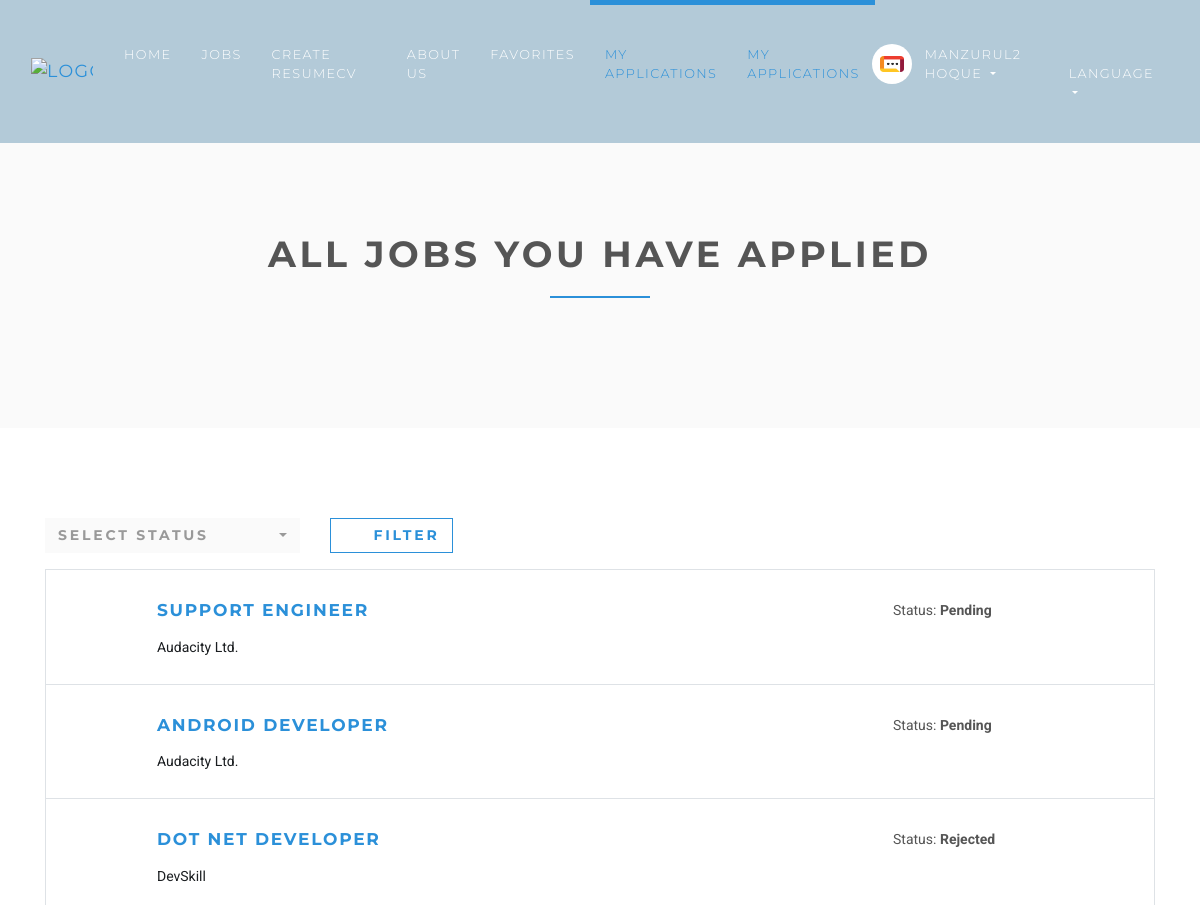
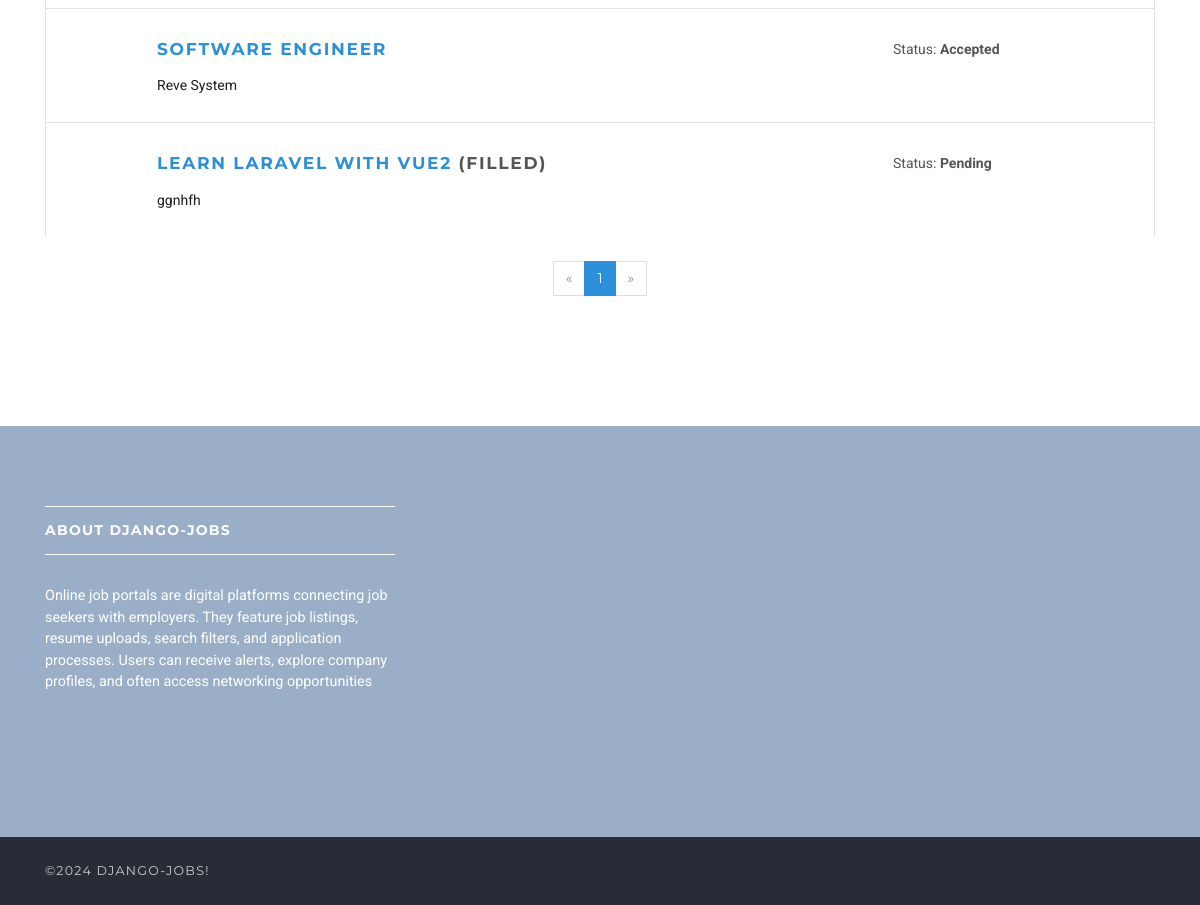
/en/employee/my-applications (signed in), run on the app's committed database (2 pictures, top to bottom).
### accounts/models.py (models this page shows, shortened)
class User(AbstractUser):
    username = None
    role = models.CharField(max_length=12, error_messages={"required": "Role must be provided"})
    gender = models.CharField(max_length=10, blank=True, null=True, default="")
    email = models.EmailField(
        unique=True, blank=False, error_messages={"unique": "A user with that email already exists."}
    )
    USERNAME_FIELD = "email"
    REQUIRED_FIELDS = []
    objects = UserManager()

### jobsapp/models.py (models this page shows, shortened)
class Applicant(models.Model):
    user = models.ForeignKey(User, on_delete=models.CASCADE)
    job = models.ForeignKey('jobsapp.Job', on_delete=models.CASCADE, related_name="applicants")
    created_at = models.DateTimeField(default=timezone.now)
    comment = models.TextField(blank=True, null=True)
    status = models.SmallIntegerField(default=1)
    class Meta:
        ordering = ["id"]
        unique_together = ["user", "job"]
    @property
    def get_status(self):
        if self.status == 1:
            return "Pending"
        elif self.status == 2:
            return "Accepted"
        else:
            return "Rejected"

class Job(models.Model):
    user = models.ForeignKey(User, on_delete=models.CASCADE)
    title = models.CharField(max_length=300)
    description = models.TextField()
    location = models.CharField(max_length=150)
    type = models.CharField(choices=JOB_TYPE, max_length=10)
    category = models.CharField(max_length=100)
    last_date = models.DateTimeField()
    company_name = models.CharField(max_length=100)
    company_description = models.CharField(max_length=300)
    website = models.CharField(max_length=100, default="")
    created_at = models.DateTimeField(default=timezone.now)
    filled = models.BooleanField(default=False)
    salary = models.IntegerField(default=0, blank=True)
    tags = models.ManyToManyField(Tag)
    vacancy = models.IntegerField(default=1)
    objects = JobManager()
    class Meta:
        ordering = ["id"]

### jobsapp/views/employee.py (the view)
# urls.py: path("my-applications", EmployeeMyJobsListView.as_view(), name="employee-my-applications"),
@method_decorator(login_required(login_url=reverse_lazy("accounts:login")), name="dispatch")
@method_decorator(user_is_employee, name="dispatch")
class EmployeeMyJobsListView(ListView):
    model = Applicant
    template_name = "jobs/employee/my-applications.html"
    context_object_name = "applicants"
    paginate_by = 6
    def get_queryset(self):
        self.queryset = (
            self.model.objects.select_related("job").filter(user_id=self.request.user.id).order_by("-created_at")
        )
        if (
            "status" in self.request.GET
            and len(self.request.GET.get("status")) > 0
            and int(self.request.GET.get("status")) > 0
        ):
            self.queryset = self.queryset.filter(status=int(self.request.GET.get("status")))
        return self.queryset

### templates/jobs/employee/my-applications.html (shortened to what this page needs)
{% extends 'base.html' %}
{% load static %}
{% load is_favorited %}
{% load url_replace %}
{% block styles %}
    <link href="https://cdnjs.cloudflare.com/ajax/libs/select2/4.0.3/css/select2.min.css" rel="stylesheet"/>
    <link href="https://cdnjs.cloudflare.com/ajax/libs/select2-bootstrap-theme/0.1.0-beta.10/select2-bootstrap.min.css"
          rel="stylesheet"/>
    <link rel="stylesheet" href="{% static 'vendor/bootstrap-select/css/bootstrap-select.min.css' %}">
{% endblock %}
{% block content %}
    <section class="bg-light-gray">
        <div class="container">
            <div class="row">
                <div class="col-lg-8 mx-auto">
                    <h1 class="heading">All jobs you have applied</h1>
                </div>
            </div>
        </div>
    </section>
    <section style="margin-top: 0 !important;">
        <div class="container">
            <form id="job-main-form" method="get" action="" class="job-main-form">
                <div class="controls">
                    <div class="row align-items-center">
                        <div class="col-3">
                            <div class="form-group">
                                <select id="status" name="status" class="form-control select2">
                                    <option value="" selected>Select status</option>
                                </select>
                            </div>
                        </div>
                        <div class="col-6">
                            <div class="form-group">
                                <button type="submit" class="btn btn-outline-white-primary"><i class="fa fa-magic"></i>
                                    Filter
                                </button>
                            </div>
                        </div>
                    </div>
                </div>
            </form>
            {% for applicant in applicants %}
                <div class="job-listing">
                    <div class="row">
                        <div class="col-md-12 col-lg-6">
                            <div class="row">
                                <div class="col-2">
                                </div>
                                <div class="col-10">
                                    <h4 class="job__title">
                                        <a href="{% url 'jobs:jobs-detail' applicant.job.id %}">{{ applicant.job.title }}</a>
                                        {% if applicant.job.filled %}
                                            (Filled)
                                        {% endif %}
                                    </h4>
                                    <p class="job__company">
                                        <a href="#" style="color: #1b1e21">{{ applicant.job.company_name }}</a>
                                    </p>
                                </div>
                            </div>
                        </div>
                        <div class="col-10 col-md-3 col-lg-3 ml-auto">
                            <p>Status: <b>{{ applicant.get_status }}</b></p>
                        </div>
                    </div>
                </div>
            {% endfor %}
            <div class="row">
                <div class="col-md-12">
                    <nav aria-label="Page navigation example" class="d-flex justify-content-center mt-4 mb-4">
                        <ul class="pagination">
                            {% if page_obj.has_previous %}
                                <li class="page-item">
                                    <a href="?page={{ page_obj.previous_page_number }}"
                                       class="page-link">&laquo;</a>
                                </li>
                            {% else %}
                                <li class="page-item disabled">
                                    <a class="page-link">&laquo;</a>
                                </li>
                            {% endif %}
                            {% for i in page_obj.paginator.page_range %}
                                {% if page_obj.number == i %}
                                    <li class="page-item active">
                                        <a class="page-link">{{ i }}</a>
                                    </li>
                                {% else %}
                                    <li class="page-item">
                                        <a href="?{% url_replace 'page' i %}" class="page-link">{{ i }}</a>
                                    </li>
                                {% endif %}
                            {% endfor %}
                            {% if page_obj.has_next %}
                                <li class="page-item">
                                    <a href="?{% url_replace 'page' page_obj.next_page_number %}"
                                       class="page-link">&raquo;</a>
                                </li>
                            {% else %}
                                <li class="page-item disabled">
                                    <a class="page-link">&raquo;</a>
                                </li>
                            {% endif %}
                        </ul>
                    </nav>
                </div>
            </div>
        </div>
    </section>
{% endblock %}

### templates/base.html (shortened to what this page needs)
{% load static %}
{% load static i18n %}
{% get_current_language as LANGUAGE_CODE %}
<!DOCTYPE html>
<html lang="{{ LANGUAGE_CODE }}">
<head>
    <link rel="stylesheet"
          href="{% static 'vendor/bootstrap/css/bootstrap.min.css' %}">
    <link rel="stylesheet"
          href="{% static 'vendor/font-awesome/css/font-awesome.min.css' %}">
    <link rel="stylesheet" href="{% static 'vendor/owl.carousel/assets/owl.carousel.css' %}">
    <link rel="stylesheet" href="{% static 'vendor/owl.carousel/assets/owl.theme.default.css' %}">
    <link rel="stylesheet" href="{% static 'css/style.default.css' %}" id="theme-stylesheet">
    <link rel="stylesheet" href="{% static 'css/custom.css' %}">
    <link rel="stylesheet" href="https://cdnjs.cloudflare.com/ajax/libs/toastr.js/latest/toastr.min.css"/>
    {% block styles %}{% endblock %}
</head>
<body>
<header class="header">
    <nav class="navbar navbar-expand-lg">
        <div class="container-fluid">
            <a href="{% url 'jobs:home' %}" class="navbar-brand">
                <img src="https://www.shutterstock.com/image-vector/quick-job-logo-template-design-260nw-1999044518.jpg" alt="logo" class="d-none d-lg-block">
            </a>
            <div id="navbarSupportedContent" class="collapse navbar-collapse">
                {% with request.resolver_match.url_name as url_name %}
                    <ul class="navbar-nav ml-auto">
                        <li class="nav-item {% if url_name == 'home' %}active{% endif %}">
                            <a href="{% url 'jobs:home' %}" class="nav-link">Home <span class="sr-only">(current)</span></a>
                        </li>
                        <li class="nav-item {% if url_name == 'jobs' %}active{% endif %}">
                            <a href="{% url 'jobs:jobs' %}" class="nav-link">Jobs</a>
                        </li>
                        <li class="nav-item {% if url_name == 'templates' %}active{% endif %}">
                            <a href="{% url 'resume_cv:templates' %}" class="nav-link">Create ResumeCV</a>
                        </li>
                        <li class="nav-item">
                           <a href="/{{ LANGUAGE_CODE }}/about-us/" class="nav-link">About Us</a>
                        </li>
                        {% if request.user.is_authenticated and request.user.role == 'employer' %}
                            <li class="nav-item dropdown">
                                <a id="clientZone" href="#" data-toggle="dropdown"
                                   aria-haspopup="true" aria-expanded="false"
                                   class="nav-link dropdown-toggle has-img mb-3 mb-lg-0 mt-3 mt-lg-0">
                                    <div class="client-menu-image">
                                        <div class="inner">
                                            <img src="https://encrypted-tbn0.gstatic.com/images?q=tbn:ANd9GcTwhqZsr5q4Dz-ecvcVg_9WzU0VsmEw6l6pYYaq9RdWKw&s"
                                                 alt="company image"
                                                 class="img-fluid">
                                        </div>
                                    </div>
                                    {% if request.user.role == 'employee' %}
                                        {{ request.user.first_name }} {{ request.user.last_name }}
                                    {% else %}
                                        {{ request.user.first_name }}
                                    {% endif %}
                                </a>
                                <div aria-labelledby="clientZone" class="dropdown-menu">
                                    <a href="{% url 'jobs:employer-dashboard' %}"
                                       class="dropdown-item {% if url_name == 'employer-dashboard' %}active{% endif %}"
                                    >
                                        Dashboard
                                    </a>
                                    <a href="{% url 'jobs:employer-all-applicants' %}"
                                       class="dropdown-item {% if url_name == 'employer-all-applicants' %}active{% endif %}"
                                    >
                                        Applicants
                                    </a>
                                    <a href="{% url 'jobs:employer-jobs-create' %}"
                                       class="dropdown-item {% if url_name == 'employer-jobs-create' %}active{% endif %}"
                                    >
                                        Post a new job
                                    </a>
                                    <a href="{% url 'accounts:logout' %}" class="dropdown-item">Logout</a>
                                </div>
                            </li>
                        {% elif request.user.is_authenticated and request.user.role == 'employee' %}
                            <li class="nav-item {% if url_name == 'employee-favorites' %}active{% endif %}">
                                <a href="{% url 'jobs:employee-favorites' %}" class="nav-link">Favorites</a>
                            </li>
                            <li class="nav-item {% if url_name == 'employee-my-applications' %}active{% endif %}">
                                <a href="{% url 'jobs:employee-my-applications' %}" class="nav-link">My Applications</a>
                            </li>
                         <li class="nav-item {% if url_name == 'employee-my-applications' %}active{% endif %}">
                                <a href="{% url 'jobs:employee-my-applications' %}" class="nav-link">My Applications</a>
                            </li>
                            <li class="nav-item dropdown">
                                <a id="clientZone" href="#" data-toggle="dropdown"
                                   aria-haspopup="true" aria-expanded="false"
                                   class="nav-link dropdown-toggle has-img mb-3 mb-lg-0 mt-3 mt-lg-0">
                                    <div class="client-menu-image">
                                        <div class="inner">
                                            <img src="{% static 'img/company-1.png' %}"
                                                 alt="company image"
                                                 class="img-fluid">
                                        </div>
                                    </div>
                                    {% if request.user.role == 'employee' %}
                                        {{ request.user.first_name }} {{ request.user.last_name }}
                                    {% else %}
                                        {{ request.user.first_name }}
                                    {% endif %}
                                </a>
                            </li>
                        {% endif %}
                        {% include "lang_selector.html" %}
                    </ul>
                {% endwith %}
            </div>
        </div>
    </nav>
</header>
<div>
    {% block content %} {% endblock %}
</div>
<footer class="footer">
    <div class="footer__block">
        <div class="container">
            <div class="row">
                <div class="col-lg-4 col-md-12 mb-5">
                    <h4 class="h5">About django-jobs</h4>
                    <p> Online job portals are digital platforms connecting job seekers with employers. They feature job listings, resume uploads, search filters, and application processes. Users can receive alerts, explore company profiles, and often access networking opportunities </p>
                </div>
            </div>
        </div>
    </div>
    <div class="footer__copyright">
        <div class="container">
            <div class="row">
                <div class="col-md-4 text-md-left text-center">
                    <p>&copy;{% now "Y" %} django-jobs!</p>
                </div>
            </div>
        </div>
    </div>
</footer>
</body>
</html>

### data on the page
User: user.first_name "MANZURUL2", user.last_name "HOQUE"
Applicant: job "SUPPORT ENGINEER", job.company_name "Audacity Ltd.", get_status "Pending"
Applicant: job "ANDROID DEVELOPER", job.company_name "Audacity Ltd.", get_status "Pending"
Applicant: job "DOT NET DEVELOPER", job.company_name "DevSkill", get_status "Rejected"
Applicant: job "SOFTWARE ENGINEER", job.company_name "Reve System", get_status "Accepted"
Applicant: job "LEARN LARAVEL WITH VUE2", shows "(FILLED)", job.company_name "ggnhfh", get_status "Pending"

### other printed values
{{ i }} "1"
